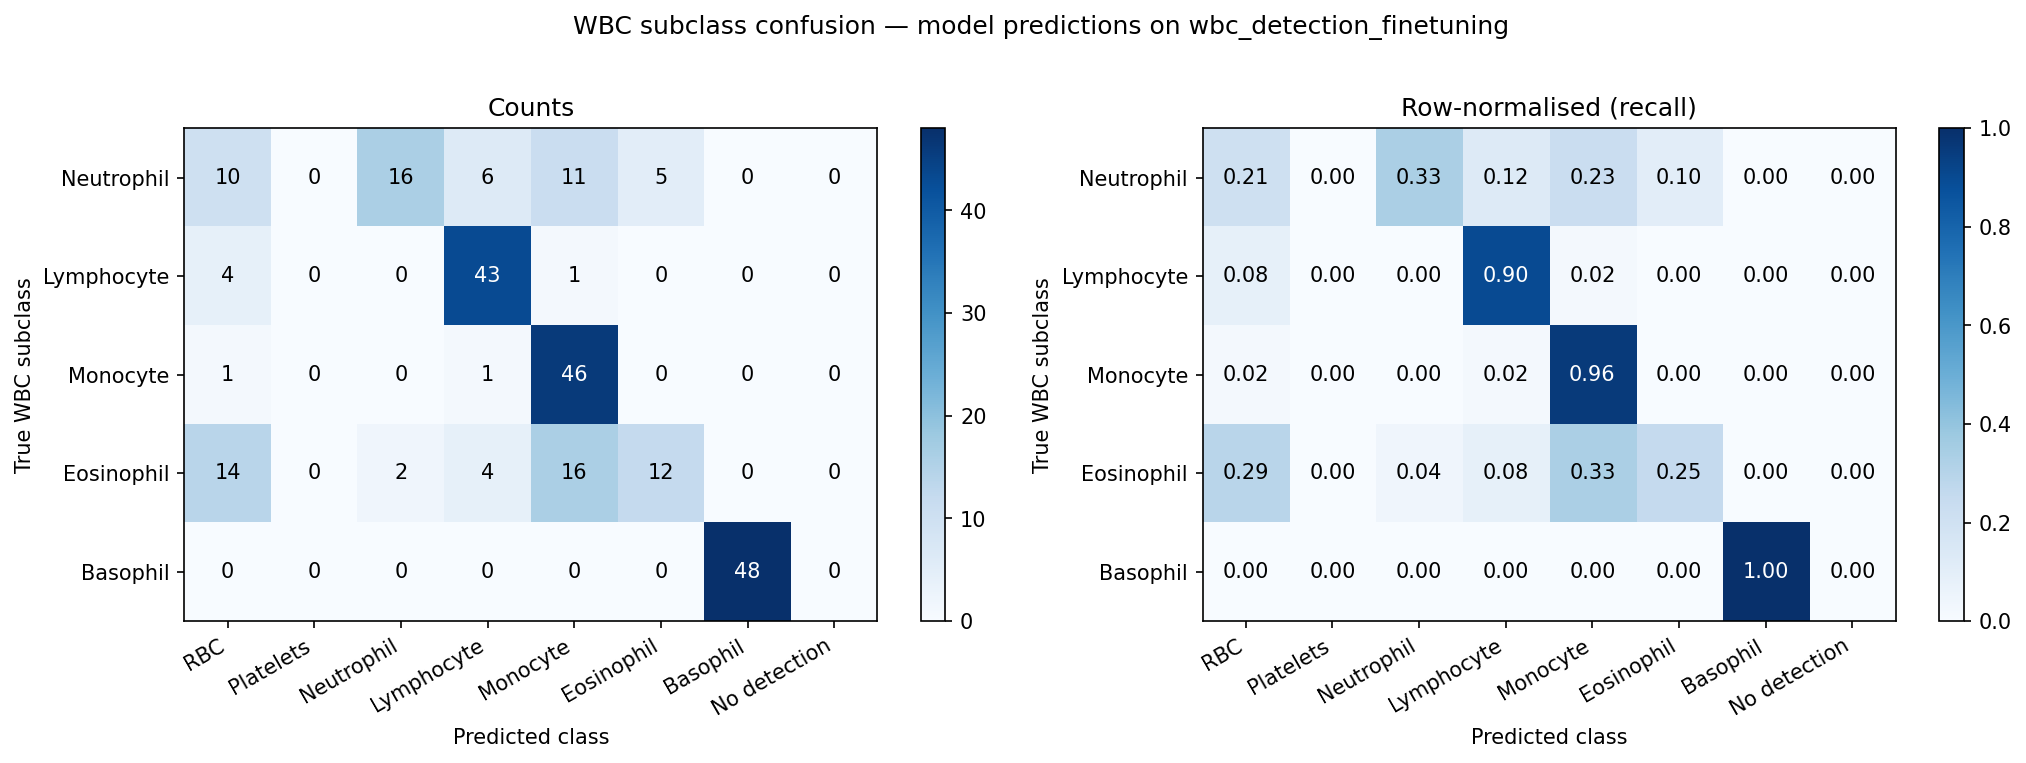

This figure's Python source:
"""Confusion matrix: true WBC subclass vs model-predicted class.

For every image in wbc_detection_finetuning/ the true WBC subclass is read
from the filename (pattern: {source}_{WBCClass}_{rest}.ext).
The model predicts bounding boxes; the dominant class (highest-confidence
detection) is taken as the image-level prediction.  If the model fires no
box at all the image is counted as 'No detection'.

Output
------
  - Console: per-class counts and confusion matrix
  - wbc_confusion_matrix.png  saved next to this script
"""

import argparse
from collections import defaultdict
from pathlib import Path

import numpy as np

PROJECT_ROOT = Path(__file__).resolve().parent.parent
IMAGE_DIR    = PROJECT_ROOT / "wbc_detection_finetuning"
CHECKPOINT   = PROJECT_ROOT / "runs" / "finetune" / "granular_wbc_ft" / "weights" / "best.pt"

WBC_SUBCLASSES = ["Neutrophil", "Lymphocyte", "Monocyte", "Eosinophil", "Basophil"]


def true_class_from_filename(name: str) -> str | None:
    """Extract WBC subclass from filename like raabin_Neutrophil_... or wbc_Eosinophil_..."""
    parts = name.split("_")
    if len(parts) < 2:
        return None
    candidate = parts[1]
    return candidate if candidate in WBC_SUBCLASSES else None


def dominant_prediction(result, model_names: list[str]) -> str:
    """Return the class label of the largest bounding box (by area).

    These are cropped single-cell images where the main WBC fills most of the
    frame. Largest box = the main cell; highest-confidence would pick background
    RBCs instead.
    """
    boxes = getattr(result, "boxes", None)
    if boxes is None or len(boxes) == 0:
        return "No detection"
    xyxy = boxes.xyxy.cpu()
    areas = (xyxy[:, 2] - xyxy[:, 0]) * (xyxy[:, 3] - xyxy[:, 1])
    best_idx = int(areas.argmax())
    cls_id   = int(boxes.cls[best_idx])
    return model_names[cls_id] if cls_id < len(model_names) else str(cls_id)


def run(checkpoint: Path, image_dir: Path, conf: float, iou: float, imgsz: int):
    try:
        from ultralytics import YOLO
    except ImportError:
        raise SystemExit("ultralytics not found. Run: pip install ultralytics")

    try:
        import matplotlib.pyplot as plt
        import matplotlib.ticker as ticker
    except ImportError:
        raise SystemExit("matplotlib not found. Run: pip install matplotlib")

    print(f"Loading model: {checkpoint}")
    model = YOLO(str(checkpoint))
    model_names = [model.names[i] for i in sorted(model.names)]
    pred_labels = model_names + ["No detection"]
    print(f"Model classes: {model_names}\n")

    images = sorted(p for p in image_dir.iterdir()
                    if p.suffix.lower() in {".jpg", ".jpeg", ".png", ".bmp"})
    print(f"Found {len(images)} images in {image_dir.name}/\n")

    # counts[true_subclass][predicted_model_class] = n
    counts: dict[str, dict[str, int]] = {
        sub: defaultdict(int) for sub in WBC_SUBCLASSES
    }
    skipped = 0

    for img_path in images:
        true_cls = true_class_from_filename(img_path.stem)
        if true_cls is None:
            skipped += 1
            continue

        results = model.predict(
            source=str(img_path),
            conf=conf, iou=iou, imgsz=imgsz,
            verbose=False, save=False,
        )
        pred_cls = dominant_prediction(results[0], model_names)
        counts[true_cls][pred_cls] += 1

    if skipped:
        print(f"Skipped {skipped} images (could not parse class from filename)\n")

    # ---- Console summary ----
    col_w = max(len(c) for c in pred_labels) + 4
    header = f"{'True \\ Pred':<14}" + "".join(f"{c:>{col_w}}" for c in pred_labels)
    print(header)
    print("-" * len(header))
    for sub in WBC_SUBCLASSES:
        row = f"{sub:<14}" + "".join(
            f"{counts[sub].get(c, 0):>{col_w}}" for c in pred_labels
        )
        print(row)

    # ---- Build matrix for plotting ----
    matrix = np.array([
        [counts[sub].get(c, 0) for c in pred_labels]
        for sub in WBC_SUBCLASSES
    ], dtype=float)

    # Row-normalise (recall per true class)
    row_sums = matrix.sum(axis=1, keepdims=True)
    norm_matrix = np.divide(matrix, row_sums, where=row_sums > 0)

    fig, axes = plt.subplots(1, 2, figsize=(14, 5))

    for ax, data, title, fmt in [
        (axes[0], matrix,      "Counts",              ".0f"),
        (axes[1], norm_matrix, "Row-normalised (recall)", ".2f"),
    ]:
        im = ax.imshow(data, cmap="Blues", aspect="auto",
                       vmin=0, vmax=data.max() if data.max() > 0 else 1)
        ax.set_xticks(range(len(pred_labels)))
        ax.set_xticklabels(pred_labels, rotation=30, ha="right")
        ax.set_yticks(range(len(WBC_SUBCLASSES)))
        ax.set_yticklabels(WBC_SUBCLASSES)
        ax.set_xlabel("Predicted class")
        ax.set_ylabel("True WBC subclass")
        ax.set_title(title)
        for i in range(len(WBC_SUBCLASSES)):
            for j in range(len(pred_labels)):
                val = data[i, j]
                txt = format(val, fmt)
                color = "white" if val > data.max() * 0.6 else "black"
                ax.text(j, i, txt, ha="center", va="center",
                        color=color, fontsize=10)
        fig.colorbar(im, ax=ax)

    fig.suptitle("WBC subclass confusion — model predictions on wbc_detection_finetuning",
                 fontsize=12, y=1.01)
    fig.tight_layout()

    out_path = Path(__file__).parent / "wbc_confusion_matrix.png"
    fig.savefig(out_path, dpi=150, bbox_inches="tight")
    print(f"\nPlot saved → {out_path}")
    plt.show()


def parse_args():
    p = argparse.ArgumentParser()
    p.add_argument("--checkpoint", default=str(CHECKPOINT))
    p.add_argument("--image-dir",  default=str(IMAGE_DIR))
    p.add_argument("--conf",  type=float, default=0.25)
    p.add_argument("--iou",   type=float, default=0.70)
    p.add_argument("--imgsz", type=int,   default=640)
    return p.parse_args()


if __name__ == "__main__":
    args = parse_args()
    run(
        checkpoint = Path(args.checkpoint),
        image_dir  = Path(args.image_dir),
        conf       = args.conf,
        iou        = args.iou,
        imgsz      = args.imgsz,
    )
